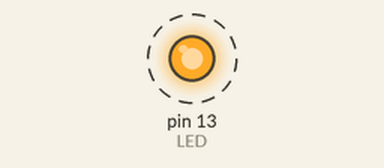
Simulated run of this sketch. Board: Arduino Uno, built with avr-gcc and run on an emulated ATmega328P. On the bench: output pins drawn as LEDs (lit = HIGH). Dashed ring = blinking.

Above: at 0.5 s.
Timing chart, 0 to 4.6 s (numbered marks = the images above):
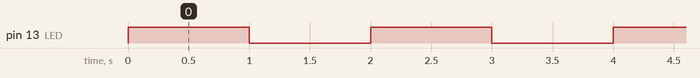

Measured:
- by itself, pin 13 (LED): alternates HIGH for 1.0 s and LOW for 1.0 s

The sketch:

Blink.ino
```cpp
#include "pins.h"

void setup() {
	// put your setup code here, to run once:
	pinMode( LED, OUTPUT );
}

void loop() {
	// put your main code here, to run repeatedly:
	digitalWrite( LED, HIGH );
	delay(1000);
	digitalWrite( LED, LOW );
	delay(1000);
}
```

pins.h
```cpp
#ifndef PINS
#define PINS

// DIGITAL I/O

// Pin 0 UART RX, PCINT16
// Pin 1 UART TX, PCINT17
// Pin 2 interrupt 0, PCINT18
// Pin 3 interrupt 1, PCINT19, OC2B, PWM output
// Pin 4 PCINT20/XCK/T0
// Pin 5 PCINT21/OC0B/T1, PWM
// Pin 6 PCINT22/OC0A/AIN0, PWM
// Pin 7 PCINT23/AIN1
// Pin 8 PCINT0/CLK0/ICP1
// Pin 9 PCINT1/OC1A, PWM

// SD Card (SPI) uses pins 10, 11, 12, 13
// Pin 10 SPI SS, PWM
// Pin 11 SPI MOSI, PWM
// Pin 12 SPI MISO
// Pin 13 SPI SCK, LED
#define LED 13

// ANALOGUE I/O
#define I2C_DA 5 // I2C data
#define I2C_CL 6 // I2C clock

#endif

// PWM notes: http://playground.arduino.cc/Main/TimerPWMCheatsheet
```
